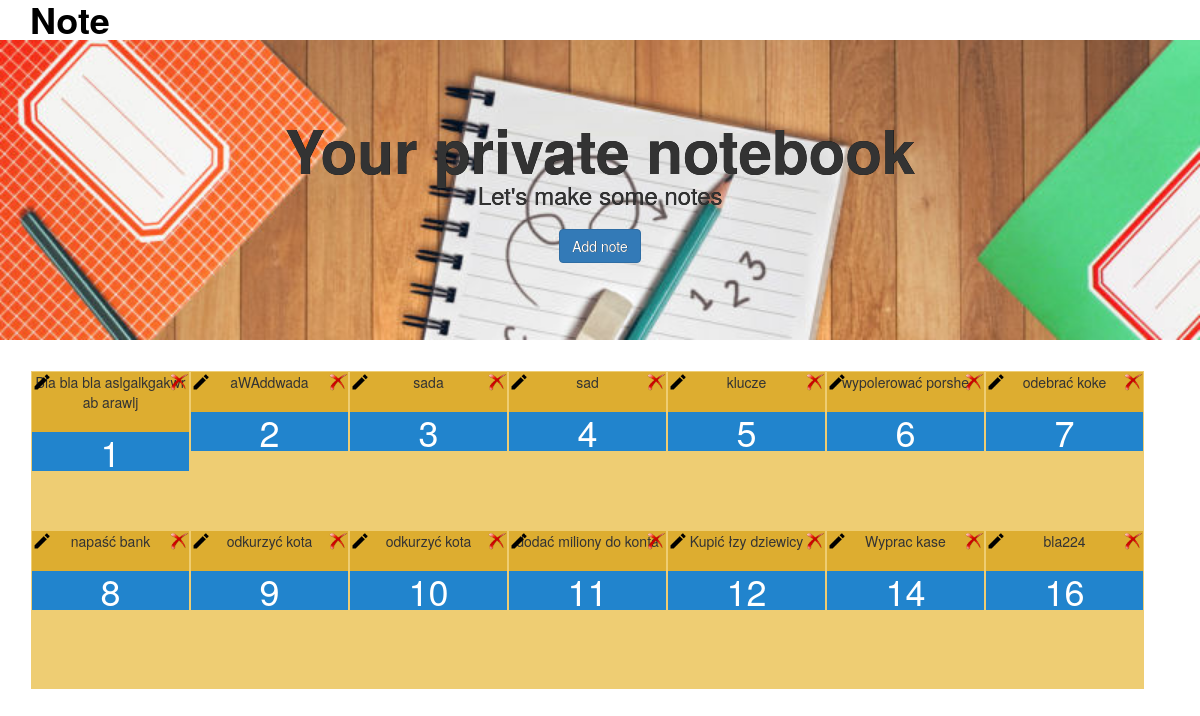
The app's page /, older data.
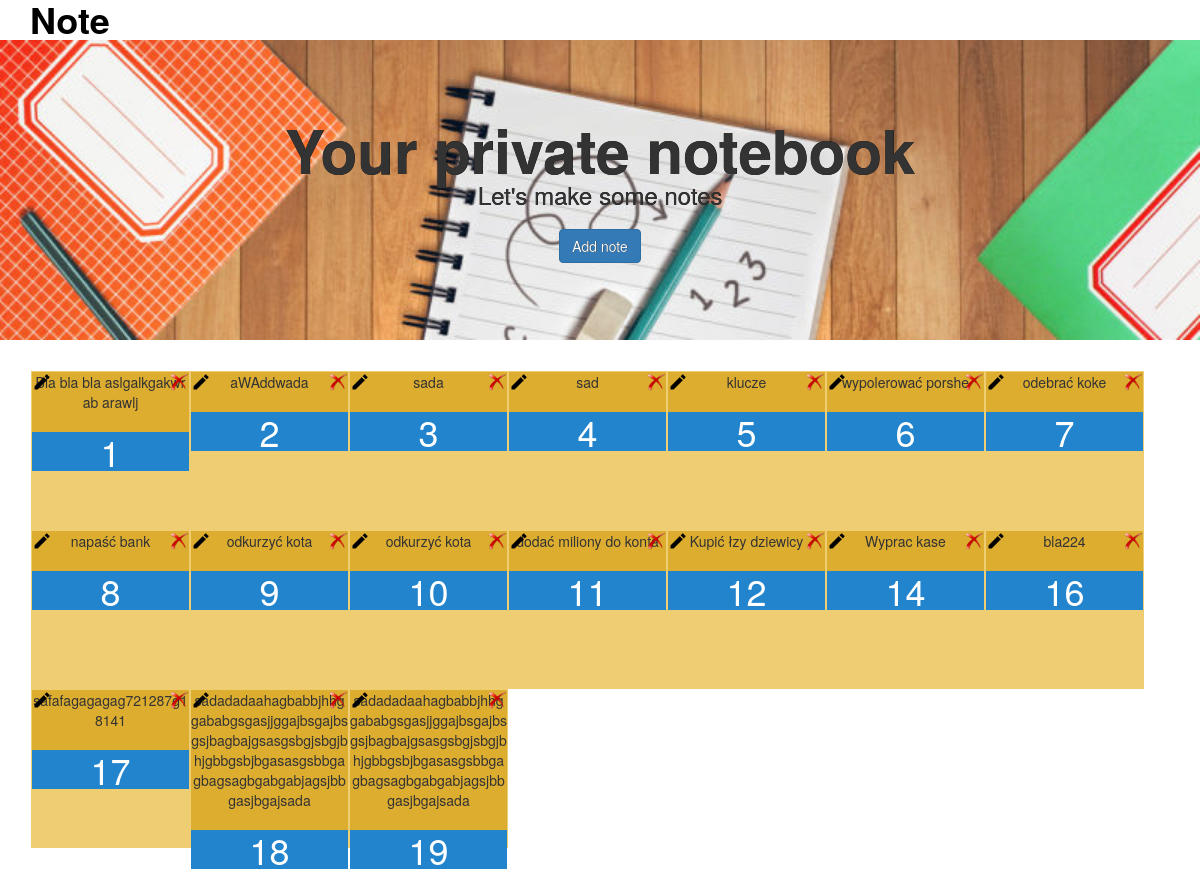
The same page, newer data.
### notes/models.py (models this page shows, shortened)
class Note(models.Model):
    text = models.TextField(max_length=120)
    created = models.DateTimeField(auto_now_add=True)

### notes/views.py (the view)
# urls.py: url(r'^$', HomeView.as_view(), name='home'),
class HomeView(View):
    def get(self, request):
        notes = Note.objects.all()
        ctx = {"notes": notes}
        return render(request, "note.html", ctx)

### notes/templates/note.html (shortened to what this page needs)
{% extends 'base.html' %}
{% block content %}
        <section class="container">
            <ul id="sortable">
                {% for note in notes %}
                <li class="ui-state-default">
                    <div class="topcorner">
                        <a href="/update_note/{{ note.id }}">
                            <img src="static/image/edit.png" class ="left-corn"/>
                        </a>
                        <a href="/del_note/{{ note.id }}">
                            <img src="static/image/del.png" class ="ribbon"/>
                        </a>
                    </div>
                    <div class="flip">
                        <div class="front">
                            {{ note.text }}
                        </div>
                        <div class="back">
                            <h1>{{ note.id }}</h1>
                        </div>
                    </div>
                </li>
                {% endfor %}
            </ul>
        </section>
{% endblock %}

Row changes from the older to the newer data that the page shows:
added Note: text "safafagagagag721287g18141", id "17"
added Note: text "sadadadaahagbabbjhhggababgsgasjjggajbsgajbsgsjbagbajgsasgsbgjsbgjbhjgbbgsbjbgasasgsbbgagbagsagbgabgabjagsjbbgasjbgajsada", id "18"
added Note: text "sadadadaahagbabbjhhggababgsgasjjggajbsgajbsgsjbagbajgsasgsbgjsbgjbhjgbbgsbjbgasasgsbbgagbagsagbgabgabjagsjbbgasjbgajsada", id "19"
